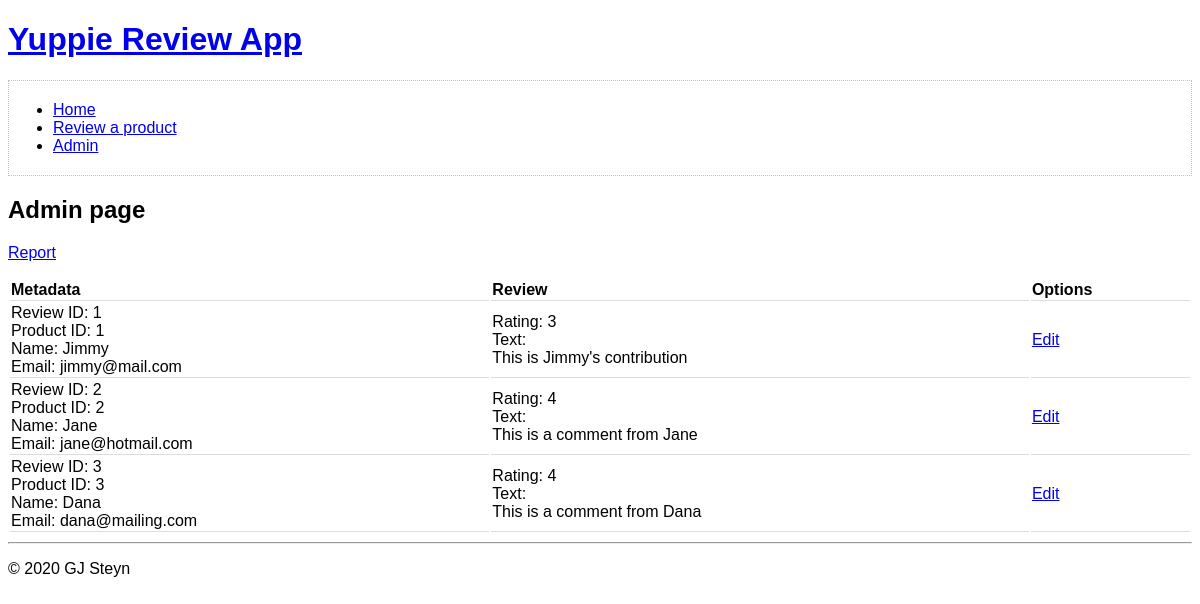
The app's page /admin.php with its own data.
### tables this page shows
CREATE TABLE reviews(
    id INT AUTO_INCREMENT NOT NULL,
	product_id INT NOT NULL,
    rating INT NOT NULL,
	name VARCHAR(50) NOT NULL,
	email VARCHAR(50) NOT NULL,
    text VARCHAR(255),
    PRIMARY KEY(id)
);

### model/common.php (called while the page is built, shortened)
<?php
require_once 'database.php';
function get_reviews()
{
    global $db;
    $query = 'SELECT * FROM reviews';
    try {
        $statement = $db->prepare($query);
        $statement->execute();
        $result = $statement->fetchAll();
        return $result;
    } catch (PDOException $e) {
        $error_message = $e->getMessage();
        display_db_error($error_message);
    }
}

### admin.php (the view)
<?php
require_once 'model/database.php';
require 'model/common.php';
include 'header.php';
$reviews = get_reviews();
?>
<h2>Admin page</h2>
<p><a href="admin_report.php">Report</a></p>
<table class="admin-table">
  <th>Metadata</th>
  <th>Review</th>
  <th>Options</th>
  <?php foreach ($reviews as $review) : ?>
    <tr>
      <td class="col-meta">
        <?php
        echo 'Review ID: ' . $review['id'] .
          '<br>Product ID: ' . $review['product_id'] .
          '<br>Name: ' . $review['name'] .
          '<br>Email: ' . $review['email'];
        ?>
      </td>
      <td class="col-body">
        <?php
        echo 'Rating: ' . $review['rating'] .
          '<br>Text:<br>' . $review['text']; ?>
      </td>
      <td class="col-edit">
        <a href="admin_edit.php?review_id=<?php echo $review['id']; ?>">Edit</a>
      </td>
    </tr>
  <?php endforeach; ?>
</table>
<?php include 'footer.php'; ?>

### header.php (shortened to what this page needs)
<!DOCTYPE html>
<html>
<head>
    <link rel="stylesheet" type="text/css" href="main.css">
</head>
<body>
<header>
    <a href="index.php"><h1>Yuppie Review App</h1></a>
    <nav class="top-menu">
        <ul>
            <li><a href="index.php">Home</a></li>
            <li><a href="review.php">Review a product</a></li>
            <li><a href="admin.php">Admin</a></li>
        </ul>
    </nav>
</header>
<main>

### footer.php
</main>
<hr>
<footer>
    <p>
        &copy; <?php echo date("Y"); ?> GJ Steyn
    </p>
</footer>
</body>
</html>

### main.css (style rules this page uses)
body { font-family: sans-serif; }
.top-menu { border: 1px dotted silver; min-height: 18px; padding: 4px; margin-bottom: 4px; }
.admin-table { width: 100%; text-align: left; }
th, td { border-bottom: 1px solid #ddd; }

### records on screen
reviews: id "1", product "1", name "Jimmy", email "jimmy@mail.com", rating "3", text "This is Jimmy's contribution"
reviews: id "2", product "2", name "Jane", email "jane@hotmail.com", rating "4", text "This is a comment from Jane"
reviews: id "3", product "3", name "Dana", email "dana@mailing.com", rating "4", text "This is a comment from Dana"
